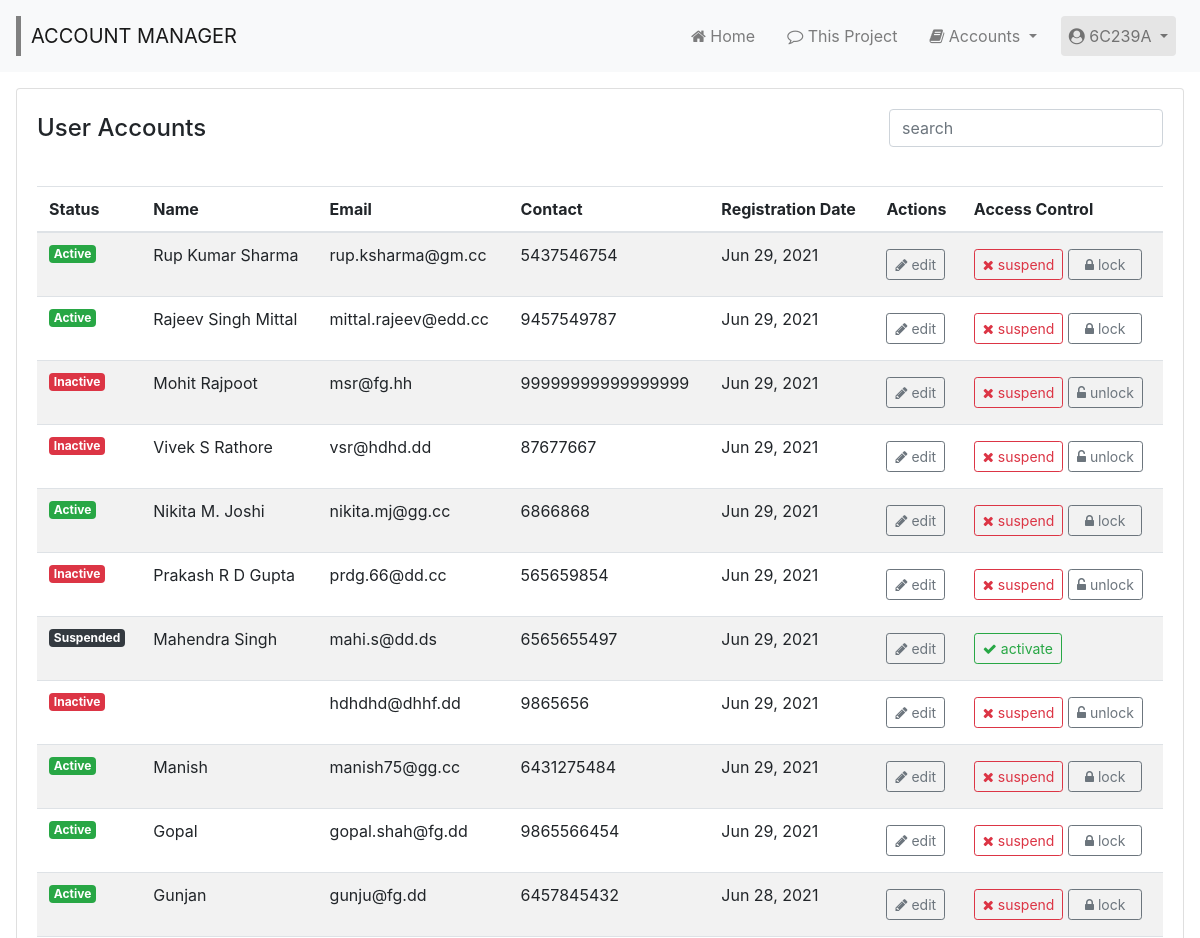
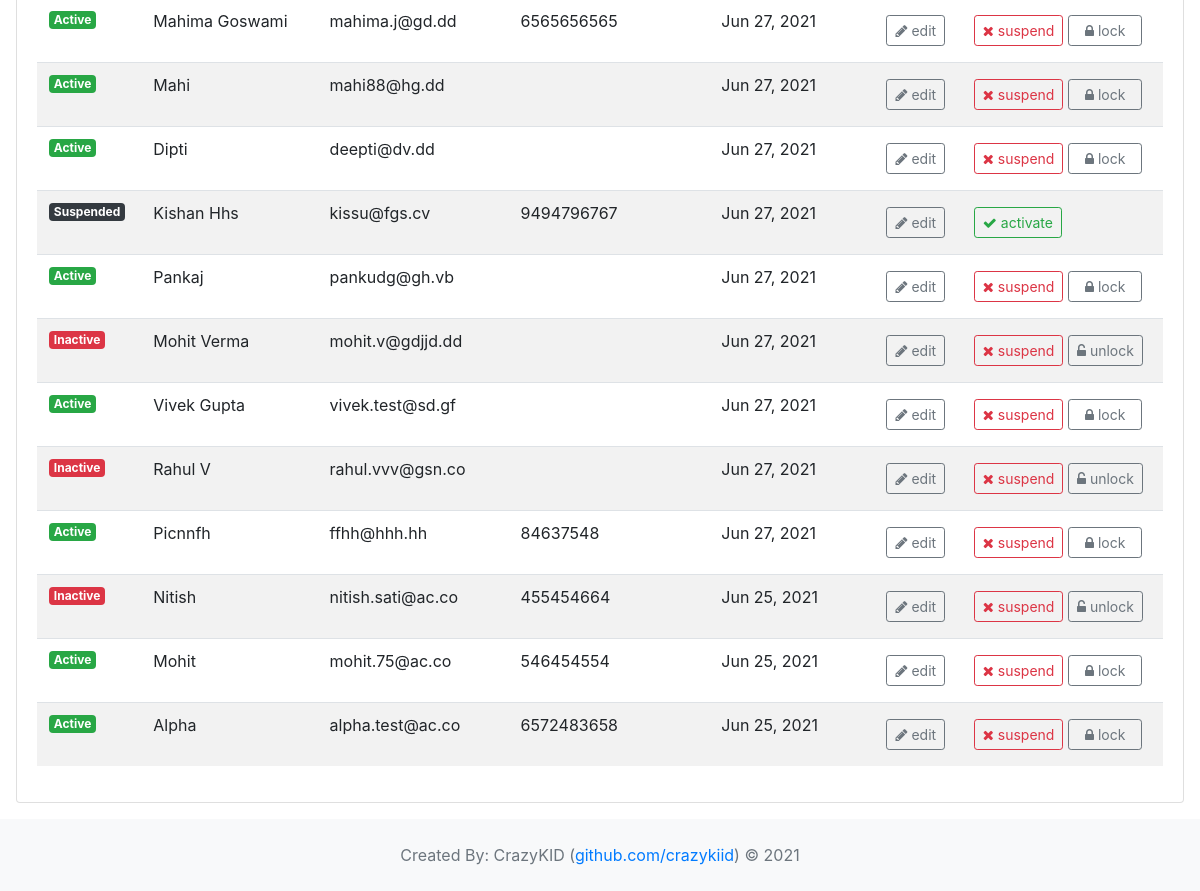
The page /accounts/all/ (signed in) on the database its author committed (2 pictures, top to bottom).
### wsite/models.py (models this page shows, shortened)
class UserInfo(models.Model):
  user = models.OneToOneField(User, on_delete=models.CASCADE, primary_key=True)
  middle_name = models.CharField(max_length=64, blank=True)
  contact = models.CharField(max_length=16, blank=True)
  status = models.IntegerField(default=0)

### wsite/views.py (the view)
# urls.py: path('accounts/all/', views.usersAll, name = 'all_users'),
@login_required(login_url='/login/')
def usersAll(request):
  page_title = 'User Accounts'
  users_all = UserInfo.objects.filter(user__is_staff=0).order_by('-user__id')
  return render(request, 'accounts/all.html', { 'page_title' : page_title, 'users' : users_all })

### wsite/templates/accounts/all.html (shortened to what this page needs)
{% extends 'layout/layout.html' %}
{% load custom_tags %}
{% block page %}
{% include 'layout/header.html' %}
<div class="container-fluid p-3" style="min-height:400px">
	<section>
		<div class="card">
			<div class="card-body">
				<div class="d-flex flex-column flex-lg-row justify-content-between">
					<h4 style="padding:5px 0px 35px;">User Accounts</h4>
					<div class="form-group pull-right">
					    <input type="text" class="search form-control" placeholder="search">
					</div>
				</div>
				<div class="table-responsive">
				<table class="table table-striped">
					<thead>
					    <tr>
					      <th scope="col">Status</th>
					    	<th scope="col">Name</th>
					    	<th scope="col">Email</th>
					    	<th scope="col">Contact</th>
					    	<th scope="col">Registration Date</th>
					    	<th scope="col">Actions</th>
					    	<th scope="col">Access Control</th>
					    </tr>
					</thead>
					<tbody class="u-list">
						{% if users.count > 0 %}
						  {% for u in users %}
					    <tr>
					    	<td>
					    	  {% if u.status == 0 %}
					    	  <span class="badge badge-danger">Inactive</span
					    	  {% elif u.status == 1 %}
                  <span class="badge badge-success">Active</span>
                  {% elif u.status == 9 %}
                  <span class="badge badge-dark">Suspended</span>
                  {% else %}
                  <span class="badge badge-secondary">Unknown</span>
                  {% endif %}
					    	</td>
					    	<td>{{ u.user.first_name }} {{ u.middle_name }} {{ u.user.last_name }}</td>
					    	<td>{{ u.user.email }}</td>
					    	<td>{{ u.contact }}</td>
					    	<td>{{ u.user.date_joined|date:'M d, Y' }}</td>
					    	<td>
					    	  <a class="btn btn-outline-secondary btn-sm my-1" href="{% url 'update_user' u.user.id %}" role="button" data-toggle="tooltip" data-placement="bottom" title="Edit Account Details"><i class="fa fa-pencil" aria-hidden="true"></i> edit</a>
					    	</td>
					    	<td>
					    	  {% if u.status == 9 %}
								  <a class="btn btn-outline-success btn-sm my-1" href="{% url 'activate_user' u.user.id %}" role="button" data-toggle="tooltip" data-placement="bottom" title="Activate Account"><i class="fa fa-check" aria-hidden="true"></i> activate</a>
					    		{% elif u.status == 0 %}
					    		<a class="btn btn-outline-danger btn-sm my-1" href="{% url 'suspend_user' u.user.id %}" role="button" data-toggle="tooltip" data-placement="bottom" title="De-activate Account"><i class="fa fa-times" aria-hidden="true"></i> suspend</a>
					    		<a class="btn btn-outline-secondary btn-sm my-1" href="{% url 'unlock_user' u.user.id %}" role="button" data-toggle="tooltip" data-placement="bottom" title="Unlock Account"><i class="fa fa-unlock-alt" aria-hidden="true"></i> unlock</a>
					    		{% elif u.status == 1 %}
					     		<a class="btn btn-outline-danger btn-sm my-1" href="{% url 'suspend_user' u.user.id %}" role="button" data-toggle="tooltip" data-placement="bottom" title="De-activate Account"><i class="fa fa-times" aria-hidden="true"></i> suspend</a>
					     		<a class="btn btn-outline-secondary btn-sm my-1 px-3" href="{% url 'lock_user' u.user.id %}" role="button" data-toggle="tooltip" data-placement="bottom" title="Lock Account"><i class="fa fa-lock" aria-hidden="true"></i> lock</a>
					     		{% endif %}
					      </td>
					    </tr>
					    {% endfor %}
					  {% else %}
					    <tr>
					    	<td colspan="7" style="padding:1rem .75rem;">No User Found.</td>
					    </tr>
					  {% endif %}
				  </tbody>
				</table>
				</div>
			</div>
		</div>
	</section>
</div>
{% include 'layout/footer.html' %}
{% endblock page %}

### wsite/templates/layout/header.html (shortened to what this page needs)
<header>
	<nav class="navbar navbar-expand-lg navbar-light bg-light">
		<a class="navbar-brand" href="{% url 'dashboard' %}" style="border-left:5px solid gray;padding-left:10px;margin-right:0px;">ACCOUNT MANAGER</a>
		<div class="collapse navbar-collapse flex-row-reverse" id="navbarNavDropdown">
		    <ul class="navbar-nav">
		    	<li class="nav-item p-2">
		        	<a class="nav-link" aria-current="page" href="{% url 'dashboard' %}"><i class="fa fa-home" aria-hidden="true"></i> Home</a>
		    	</li>
		    	<li class="nav-item p-2">
		        	<a class="nav-link" aria-current="page" href="{% url 'about' %}"><i class="fa fa-comment-o" aria-hidden="true"></i> This Project</a>
		    	</li>
		    	<li class="nav-item dropdown p-2">
		        	<a class="nav-link dropdown-toggle" href="#" id="accountDropdown" data-toggle="dropdown" aria-haspopup="true" aria-expanded="false">
		        	<i class="fa fa-book" aria-hidden="true"></i> Accounts
		        	</a>
		    	</li>
		    	<li class="nav-item dropdown p-2">
		        	<a class="nav-link dropdown-toggle" href="#" id="adminDropdown" data-toggle="dropdown" aria-haspopup="true" aria-expanded="false" style="background-color:#e5e5e5;border-radius:.25rem;">
		        		<i class="fa fa-user-circle" aria-hidden="true"></i>
		        		{{ user.username }}
		        	</a>
		    	</li>
		    </ul>
		</div>
	</nav>
</header>

### rows shown on the page
UserInfo: status "Active", user.first_name "Rup", middle_name "Kumar", user.last_name "Sharma", user.email "rup.ksharma@gm.cc", contact "5437546754", user.date_joined "Jun 29, 2021"
UserInfo: status "Active", user.first_name "Rajeev", middle_name "Singh", user.last_name "Mittal", user.email "mittal.rajeev@edd.cc", contact "9457549787", user.date_joined "Jun 29, 2021"
UserInfo: status "Inactive", user.first_name "Mohit", user.last_name "Rajpoot", user.email "msr@fg.hh", contact "99999999999999999", user.date_joined "Jun 29, 2021"
UserInfo: status "Inactive", user.first_name "Vivek", middle_name "S", user.last_name "Rathore", user.email "vsr@hdhd.dd", contact "87677667", user.date_joined "Jun 29, 2021"
UserInfo: status "Active", user.first_name "Nikita", middle_name "M.", user.last_name "Joshi", user.email "nikita.mj@gg.cc", contact "6866868", user.date_joined "Jun 29, 2021"
UserInfo: status "Inactive", user.first_name "Prakash", middle_name "R D", user.last_name "Gupta", user.email "prdg.66@dd.cc", contact "565659854", user.date_joined "Jun 29, 2021"
UserInfo: status "Suspended", user.first_name "Mahendra", user.last_name "Singh", user.email "mahi.s@dd.ds", contact "6565655497", user.date_joined "Jun 29, 2021"
UserInfo: status "Inactive", user.email "hdhdhd@dhhf.dd", contact "9865656", user.date_joined "Jun 29, 2021"
UserInfo: status "Active", user.first_name "Manish", user.email "manish75@gg.cc", contact "6431275484", user.date_joined "Jun 29, 2021"
UserInfo: status "Active", user.first_name "Gopal", user.email "gopal.shah@fg.dd", contact "9865566454", user.date_joined "Jun 29, 2021"
UserInfo: status "Active", user.first_name "Gunjan", user.email "gunju@fg.dd", contact "6457845432", user.date_joined "Jun 28, 2021"
UserInfo: status "Active", user.first_name "Mahima Goswami", user.email "mahima.j@gd.dd", contact "6565656565", user.date_joined "Jun 27, 2021"
UserInfo: status "Active", user.first_name "Mahi", user.email "mahi88@hg.dd", user.date_joined "Jun 27, 2021"
UserInfo: status "Active", user.first_name "Dipti", user.email "deepti@dv.dd", user.date_joined "Jun 27, 2021"
UserInfo: status "Suspended", user.first_name "Kishan", user.last_name "Hhs", user.email "kissu@fgs.cv", contact "9494796767", user.date_joined "Jun 27, 2021"
UserInfo: status "Active", user.first_name "Pankaj", user.email "pankudg@gh.vb", user.date_joined "Jun 27, 2021"
UserInfo: status "Inactive", user.first_name "Mohit Verma", user.email "mohit.v@gdjjd.dd", user.date_joined "Jun 27, 2021"
UserInfo: status "Active", user.first_name "Vivek Gupta", user.email "vivek.test@sd.gf", user.date_joined "Jun 27, 2021"
UserInfo: status "Inactive", user.first_name "Rahul V", user.email "rahul.vvv@gsn.co", user.date_joined "Jun 27, 2021"
UserInfo: status "Active", user.first_name "Picnnfh", user.email "ffhh@hhh.hh", contact "84637548", user.date_joined "Jun 27, 2021"
UserInfo: status "Inactive", user.first_name "Nitish", user.email "nitish.sati@ac.co", contact "455454664", user.date_joined "Jun 25, 2021"
UserInfo: status "Active", user.first_name "Mohit", user.email "mohit.75@ac.co", contact "546454554", user.date_joined "Jun 25, 2021"
UserInfo: status "Active", user.first_name "Alpha", user.email "alpha.test@ac.co", contact "6572483658", user.date_joined "Jun 25, 2021"

### other values the page prints
{{ user.username }} "6C239A"
